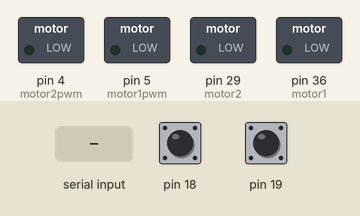
The sketch below on a simulated Arduino Mega 2560, built with avr-gcc and run on an emulated ATmega2560. Shown: switched loads named in the sketch (green lamp = pin HIGH). Inputs (shaded band) come from the test bench; at power-on: pin 18 HIGH, pin 19 HIGH.

Above: at 1.2 s.
1.3 s: "1\n" received over Serial
At 2.0 s:
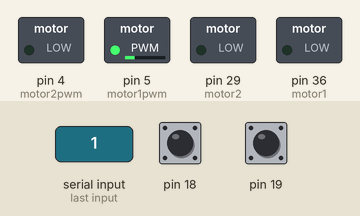
2.8 s: "5\n" received over Serial
At 3.1 s:
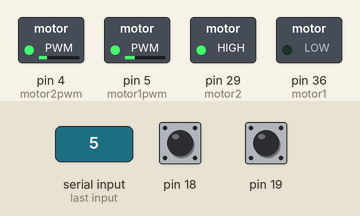
4.3 s: "3\n" received over Serial
At 5.5 s:
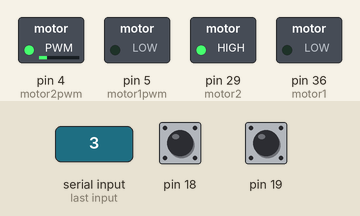
5.8 s: "6\n" received over Serial
At 6.6 s:
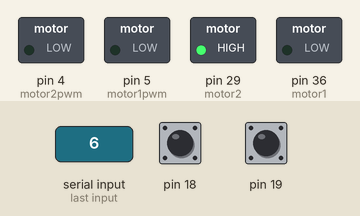
8.9 s: "1\n" received over Serial
At 10.2 s:
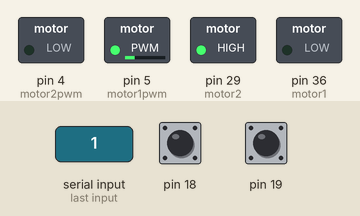
Timing chart, 0 to 11.4 s (numbered marks = the images above; inputs shaded):
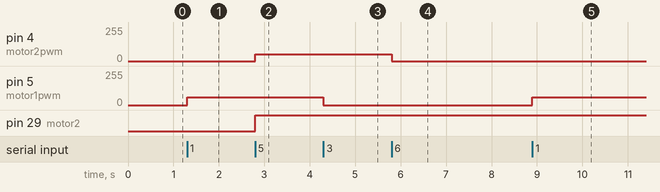

Measured:
- after the input at 1.3 s, pin 5 (motor1pwm): 0/255 → 60/255 at once
- after the input at 2.8 s, pin 4 (motor2pwm): 0/255 → 50/255 at once; pin 29 (motor2): LOW → HIGH at once
- after the input at 4.3 s, pin 5 (motor1pwm): 60/255 → 0/255 at once
- after the input at 5.8 s, pin 4 (motor2pwm): 50/255 → 0/255 at once
- after the input at 8.9 s, pin 5 (motor1pwm): 0/255 → 60/255 at once

The sketch:

MoveTest4.ino
```cpp
#define motor1  36
#define motor2  29
#define motor1pwm  5
#define motor2pwm  4

float theta1c=0, theta2c=0;
int x;

volatile int temp1, counter1 = 0;
volatile int temp2 , counter2 = 0;
void setup() {
  Serial.begin(9600);
  //Pins for encoders
  pinMode(19, INPUT_PULLUP);
  pinMode(8, INPUT_PULLUP);
  attachInterrupt(4, ai4_4, RISING);

  pinMode(18, INPUT_PULLUP);
  pinMode(9, INPUT_PULLUP);

  attachInterrupt(5, ai5_4, RISING);

  //Pins for Motors
  pinMode(motor1, OUTPUT);
  pinMode(motor1pwm, OUTPUT);
  pinMode(motor2, OUTPUT);
  pinMode(motor2pwm, OUTPUT);

}

void loop() {
  if (Serial.available())
  {
    x = Serial.parseInt();
  }
    if (x) {
      if (x < 3)
      {
        digitalWrite(motor1, x - 1 );
        if(x==1)
        analogWrite(motor1pwm , 60);
        else
        analogWrite(motor1pwm , 50);

      }
      if(x == 3 || (-theta1c+26)>72.815){     //69.71
        analogWrite(motor1pwm , 0);
        x=3;
        }
      if(x>3 && x<6){
        digitalWrite(motor2, x - 4 );
        analogWrite(motor2pwm , 50);
        }
      if(x == 6 || (-theta2c/4)>49.55){       //50.75
        analogWrite(motor2pwm , 0);
        x=6;
        }
    }


  //Convert Encoder Output into angle
      if ( counter1 != temp1 ) {
        temp1 = counter1;
        if (counter1 > 600) {
          counter1 = 0;
         }
        theta1c = (counter1 * 0.6);
        Serial.println ("theta1");
        Serial.println (theta1c);
     }
      if ( counter2 != temp2 ) {
        temp2 = counter2;
        if (counter2 > 600) {
          counter2 = 0;
        }
        theta2c = -(counter2 * 0.6);
        Serial.println ("theta2");
        Serial.println (theta2c/4);
      }
}

// Encoder1
void ai4_4() {
  if (digitalRead(8) == LOW) {
    counter1++;
  } else {
    counter1--;
  }
}

////  Encoder2
void ai5_4() {
  if (digitalRead(9) == LOW) {
    counter2++;
  } else {
    counter2--;
  }
}
```
